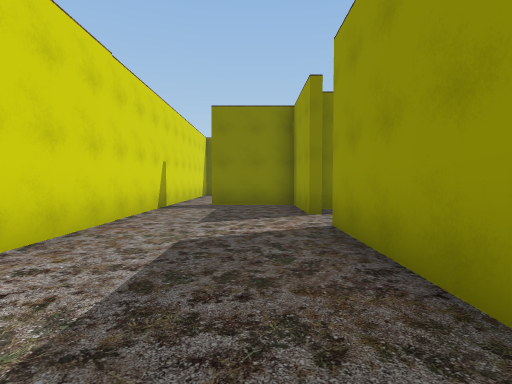
view 1 (above)

18 first-person views from a walk through a scene from a Unity 3-D project. The camera is 1.4 m above the floor, tilts 2° down and sees 80° across. The floor is counted in squares, 2.13 m on a side. Each view is taken from the middle of a square. On the plan, view 1 faces up. The plan holds only what a view shows up to about 10 squares ahead; the rest is blank. The place goes on beyond the plan. The player is left out. Some surface patterns are stand-ins.

view 2
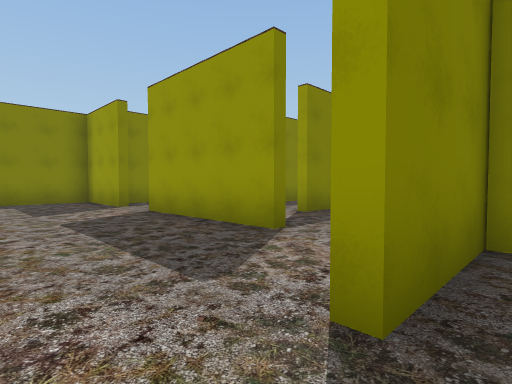

view 3
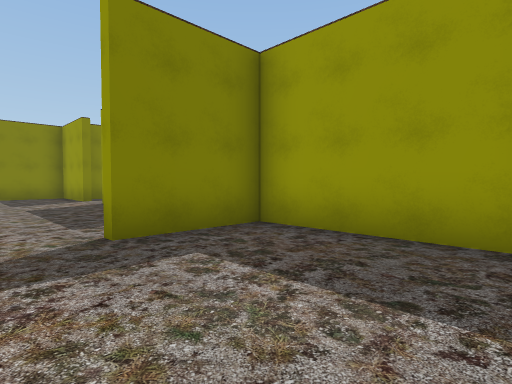

view 4
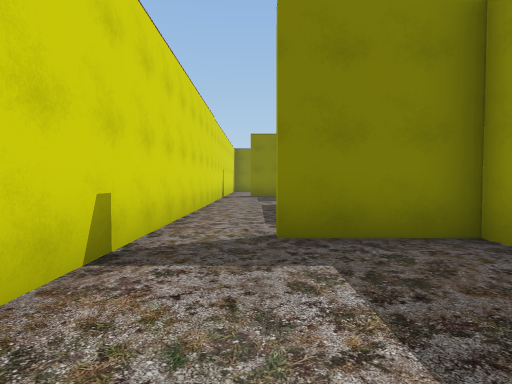

view 5
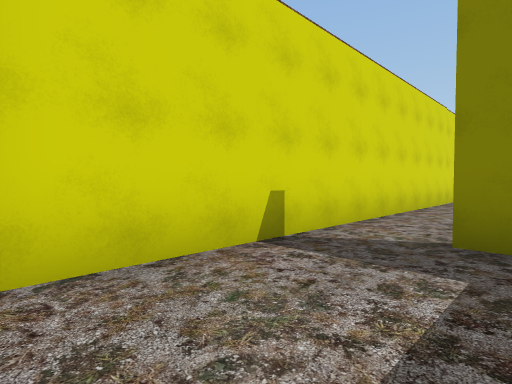

view 6
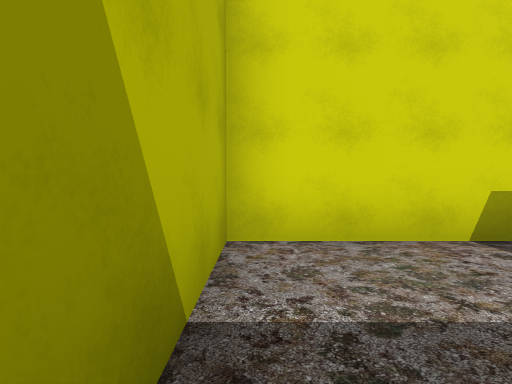

view 7
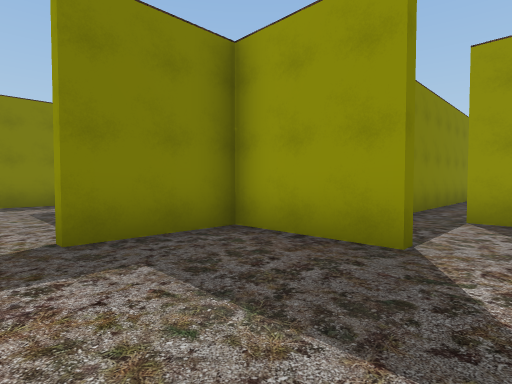

view 8
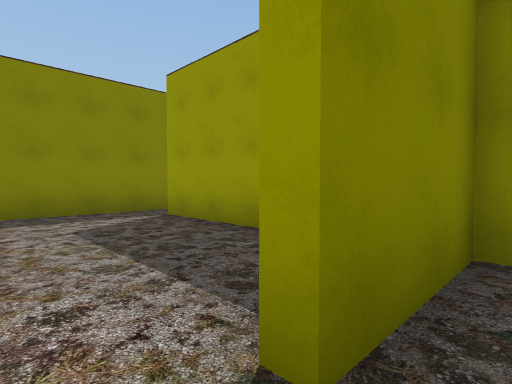

view 9
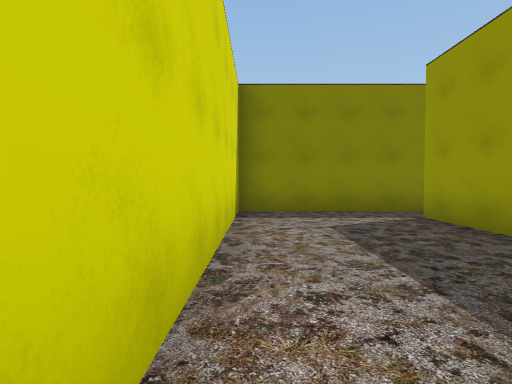

view 10
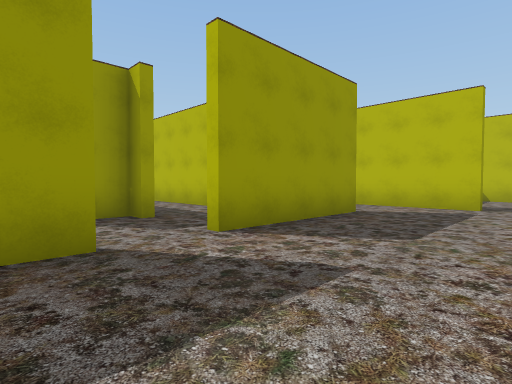

view 11
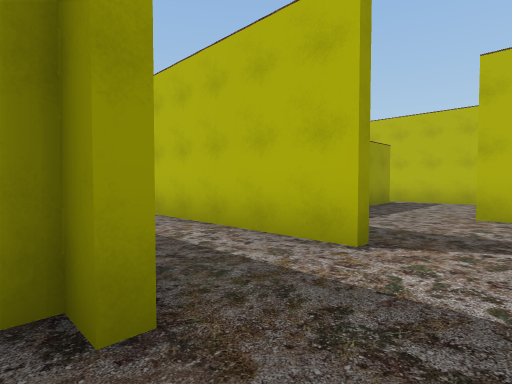

view 12
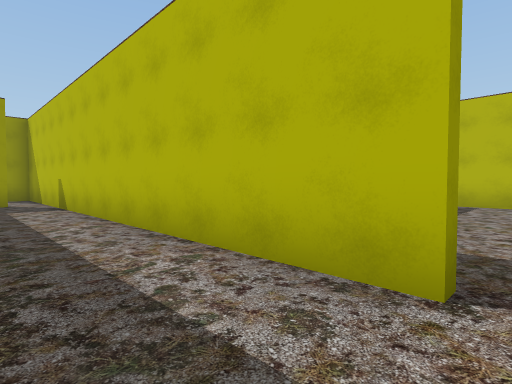

view 13
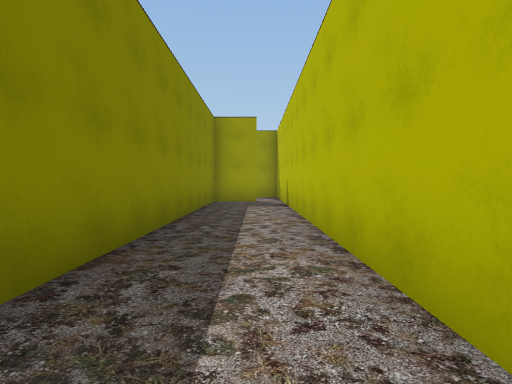

view 14
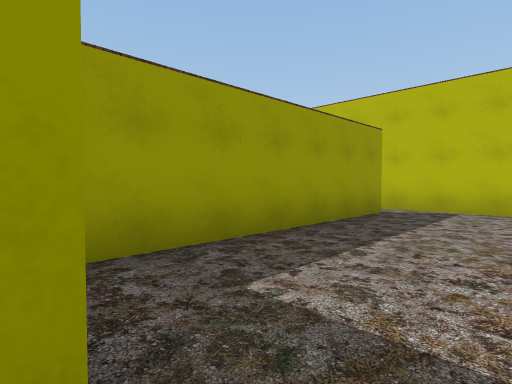

view 15
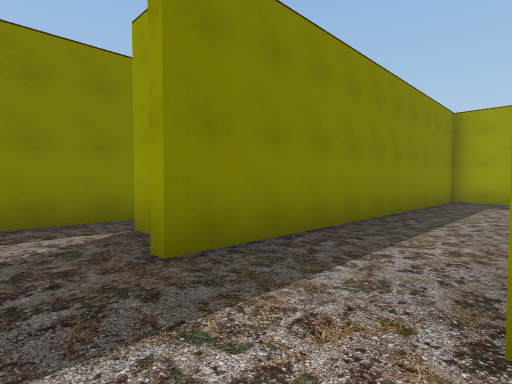

view 16
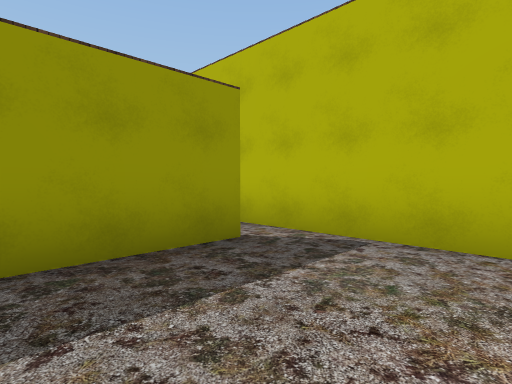

view 17
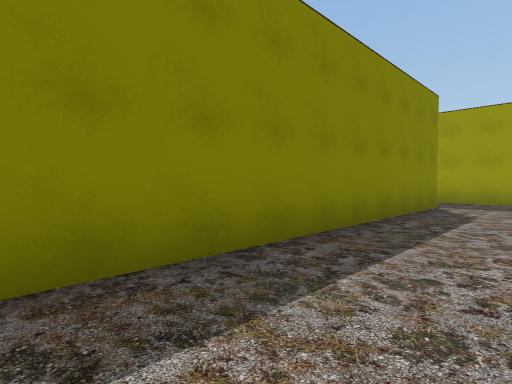

view 18
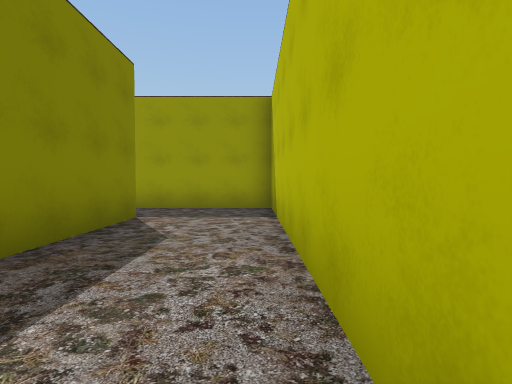

### Floor plan
Points are (right, up) in squares from view 1. A wall is a line through its corners. A room is listed if a view was taken in it or the views show most of it. See-through windows are left out.
Room 1 (views 1, 7, 8, 9, 10)
walls: (1.1, 6) (1.1, 8.5) (-1.2, 8.5); (1.1, 0.8) (1.1, 4.6); (-0.8, -1.2) (1.6, -1.2); (-2.4, 9.4) (-2.4, -1.6)
ways out: opening at (-1.5, -1) to room 2; opening at (1, 5.5) to room 3; opening at (1, 0) to room 5; opening at (-2, 9) to room 7
Room 2 (views 2, 3, 4, 5, 6)
walls: (-2.4, -1.6) (-2.4, -5.3) (0.6, -5.3); (1.6, -4.8) (1.6, -1.5) (-0.8, -1.5)
ways out: opening at (-1.5, -1) to room 1
Room 3 (view 11)
walls: (3.2, 4.6) (3.7, 4.6) (3.7, 6.1); (4, 7.2) (1.5, 7.2)
ways out: opening at (1, 5.5) to room 1; opening at (2.5, 4) to room 4; gap at (4, 6) to room 6
Room 4 (views 12, 13, 14, 15)
walls: (3.4, 2.1) (15.2, 2.1); (13, 2.9) (13, 4.4) (3.2, 4.4)
ways out: opening at (2.5, 4) to room 3; opening at (2.5, 2) to room 5
Room 5 (view 16)
walls: (1.6, -1.2) (3, -1.2); (5.7, -4.5) (5.7, -0.5); (3.2, -5.3) (6.8, -5.3); (4.5, 1.9) (3.4, 1.9)
ways out: opening at (1, 0) to room 1; opening at (2.5, 2) to room 4; opening at (6, -5); opening at (6, 0.5)
Room 6 (views 17, 18)
walls: (8.4, 4.6) (15.6, 4.6) (15.6, 8); (13.5, 7.2) (4, 7.2)
ways out: gap at (4, 6) to room 3; opening at (14.5, 7)
Room 7 (no view inside)
walls: (1.1, 10.9) (1.1, 13.6); (1.8, 14.6) (-2.4, 14.6) (-2.4, 9.4)
ways out: opening at (-2, 9) to room 1; opening at (1, 14)

Positions as (right, up) in squares from view 1, and headings:
1: (0, 0), facing up
2: (-2, -2), facing up-right
3: (-2, -5), facing up-right
4: (-1, -5), facing up
5: (0, -5), facing up-left
6: (1, -5), facing left
7: (-2, 5), facing up-right
8: (-2, 8), facing up-right
9: (-2, 8), facing up
10: (-2, 7), facing down-right
11: (2, 5), facing down-right
12: (3, 4), facing down-right
13: (3, 3), facing right
14: (3, 2), facing down-right
15: (2, 2), facing up-right
16: (3, -2), facing down-right
17: (5, 5), facing up-right
18: (8, 5), facing right
